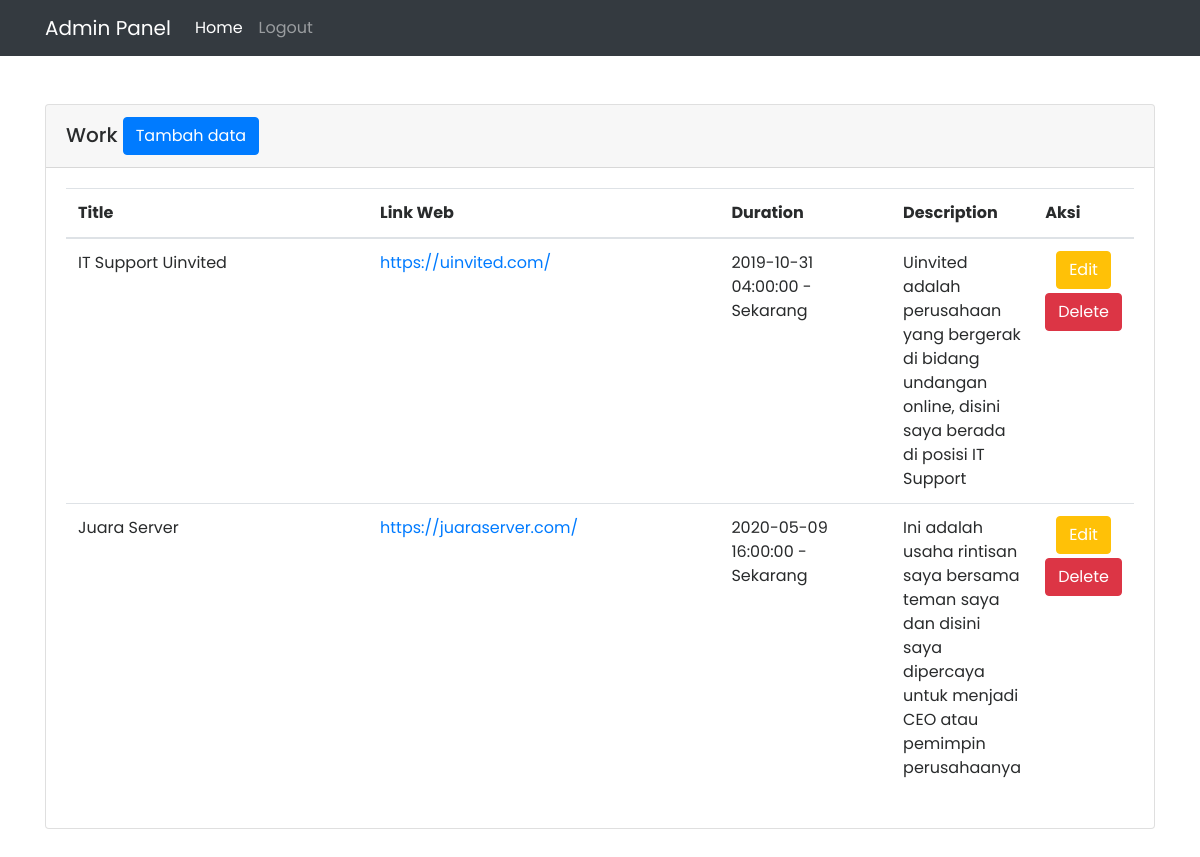
Page /admin/work.php (signed in) on the committed database.
### tables this page shows
CREATE TABLE `tb_experience` (
  `id` int(10) NOT NULL,
  `title` varchar(100) NOT NULL,
  `link` varchar(100) NOT NULL,
  `startdate` timestamp NOT NULL DEFAULT CURRENT_TIMESTAMP ON UPDATE CURRENT_TIMESTAMP,
  `enddate` timestamp NULL DEFAULT NULL,
  `description` text NOT NULL
);

### admin/work.php (the view, shortened to what this page needs)
<?php
include 'include/header.php';
include '../config.php';
$result = mysqli_query($mysqli, "SELECT * FROM tb_experience ORDER BY id DESC");
?>
<div class="container">
	<div class="row my-5">
		<div class="col-12">
			<div class="card">
				<h5 class="card-header">Work
					<button type="button" class="btn btn-primary" data-toggle="modal" data-target="#exampleModal">
						Tambah data
					</button>
				</h5>
				<div class="card-body">
					<table class="table">
						<thead>
							<tr>
								<th scope="col" width="40%">Title</th>
								<th scope="col" width="40%">Link Web</th>
								<th scope="col" width="40%">Duration</th>
								<th scope="col" width="40%">Description</th>
								<th scope="col" width="20%">Aksi</th>
							</tr>
						</thead>
						<tbody>
							<?php
							while($data = mysqli_fetch_array($result)) { ?>
								<tr>
									<td><?=$data['title']?></td>
									<td><a href="<?=$data['link']?>"><?=$data['link']?></a></td>
									<td>
										<?=$data['startdate']?> - <?php
										if ($data['enddate']=='0000-00-00 00:00:00') {
											echo "Sekarang";
										}
										else{
											echo $data['enddate'];
										}
										?>
									</td>
									<td><?=$data['description']?></td>
									<td class="text-center">
										<button type="button" class="btn btn-warning text-white text-center mb-1" data-toggle="modal" data-target="#edit<?=$data['id']?>">
											Edit
										</button>
										<a href="../proses/deletework.php?id=<?=$data['id']?>" class="btn btn-danger text-center mb-1">Delete</a>
									</td>
								</tr>
							<?php }?>
						</tbody>
					</table>
				</div>
			</div>
		</div>
	</div>
</div>
<?php
include 'include/footer.php';
?>

### assets/css/style.css (style rules this page uses)
* { font-family: 'Poppins', sans-serif; color: #292b2c; }

### rows in the picture
tb_experience: title "IT Support Uinvited", link "https://uinvited.com/", startdate "2019-10-31 04:00:00", shows "Sekarang", description "Uinvited adalah perusahaan yang bergerak di bidang undangan online, disini saya berada di posisi IT Support"
tb_experience: title "Juara Server", link "https://juaraserver.com/", startdate "2020-05-09 16:00:00", shows "Sekarang", description "Ini adalah usaha rintisan saya bersama teman saya dan disini saya dipercaya untuk menjadi CEO atau pemimpin perusahaanya"
